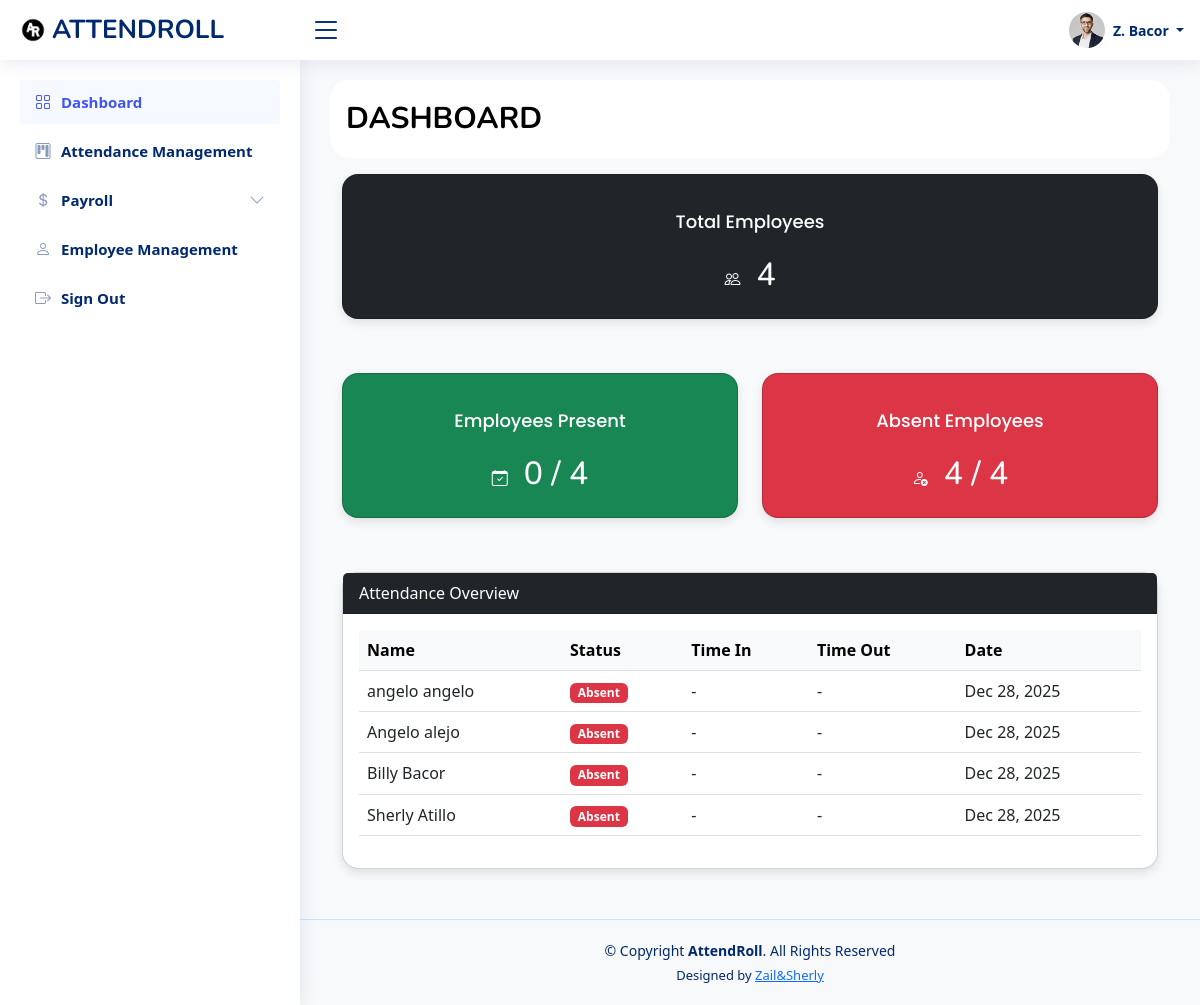
The app's page /front_end/admin/Dashboard_Attendroll.php (signed in) with its own data.
### tables this page shows
CREATE TABLE `users` (
  `userId` int(11) NOT NULL,
  `firstName` varchar(255) NOT NULL,
  `lastName` varchar(255) NOT NULL,
  `email` varchar(255) NOT NULL,
  `password` varchar(255) NOT NULL,
  `phoneNumber` varchar(255) NOT NULL,
  `gender` enum('Male','Female') NOT NULL,
  `birthday` date NOT NULL,
  `verification` int(11) NOT NULL DEFAULT 0,
  `profilePicture` longblob DEFAULT NULL,
  `userRole` enum('admin','user') NOT NULL,
  `createdAt` timestamp NOT NULL DEFAULT current_timestamp()
);

### front_end/admin/Dashboard_Attendroll.php (the view, shortened to what this page needs)
<?php
include("./includes/header.php");
include("./includes/topbar.php");
include("./includes/sidebar.php");
?>
<?php
include("../../dB/config.php");
?>
<!DOCTYPE html>
<html lang="en">
<head>
    <link href="https://cdn.jsdelivr.net/npm/bootstrap@5.3.0/dist/css/bootstrap.min.css" rel="stylesheet">
</head>
<body>
    <nav class="navbar navbar-light p-3 mb-3" id="AP">
        <h1 class="navbar-brand mb-0" id="titleAP">DASHBOARD</h1>
    </nav>
    <div class="container">
        <div class="row g-4">
            <div class="col-md-15">
                <div class="card bg-dark text-white text-center">
                    <div class="card-body">
                        <h5 class="card-title">Total Employees</h5>
                        <div class="card-icon rounded-circle d-flex align-items-center justify-content-center">
                            <i class="bi bi-people"></i>
                            <div class="ps-3">
                            <?php
                            $query = "SELECT COUNT(*) as total FROM users WHERE userRole='user'";
                            $result = mysqli_query($conn, $query);
                            $data = mysqli_fetch_assoc($result);
                            ?>
                            <h2><?php echo $data['total']; ?></h2>
                        </div>
                    </div>
                    </div>
                </div>
            </div>
            <div class="col-md-6">
                <div class="card bg-success text-white text-center">
                    <div class="card-body">
                        <h1 class="card-title">Employees Present</h1>
                        <div class="card-icon rounded-circle d-flex align-items-center justify-content-center">
                            <i class="bi bi-calendar-check"></i>
                            <div class="ps-3">
                            <?php
                            $today = date('Y-m-d');
                            $totalQuery = "SELECT COUNT(*) as total FROM users WHERE userRole='user'";
                            $totalResult = mysqli_query($conn, $totalQuery);
                            $totalData = mysqli_fetch_assoc($totalResult);
                            $totalUsers = $totalData['total'];
                            $presentQuery = "SELECT COUNT(DISTINCT userId) as present_count
                                           FROM attendance
                                           WHERE date = '$today'
                                           AND (status = 'Present' OR status = 'Late')";
                            $presentResult = mysqli_query($conn, $presentQuery);
                            $presentData = mysqli_fetch_assoc($presentResult);
                            $presentUsers = $presentData['present_count'];
                            ?>
                            <h2><?php echo $presentUsers; ?> / <?php echo $totalUsers; ?></h2>
                            </div>
                        </div>
                    </div>
                </div>
            </div>
            <div class="col-md-6">
                <div class="card bg-danger text-white text-center">
                    <div class="card-body">
                        <h1 class="card-title">Absent Employees</h1>
                        <div class="card-icon rounded-circle d-flex align-items-center justify-content-center">
                            <i class="bi bi-person-x"></i>
                            <div class="ps-3">
                            <?php
                            $today = date('Y-m-d');
                            $totalQuery = "SELECT COUNT(*) as total FROM users WHERE userRole='user'";
                            $totalResult = mysqli_query($conn, $totalQuery);
                            $totalData = mysqli_fetch_assoc($totalResult);
                            $totalUsers = $totalData['total'];
                            $presentQuery = "SELECT COUNT(DISTINCT userId) as present_count
                                           FROM attendance
                                           WHERE date = '$today'
                                           AND (status = 'Present' OR status = 'Late')";
                            $presentResult = mysqli_query($conn, $presentQuery);
                            $presentData = mysqli_fetch_assoc($presentResult);
                            $presentUsers = $presentData['present_count'];
                            $absentUsers = $totalUsers - $presentUsers;
                            ?>
                            <h2><?php echo $absentUsers; ?> / <?php echo $totalUsers; ?></h2>
                            </div>
                        </div>
                    </div>
                </div>
            </div>
            <div class="col-12">
                <div class="card">
                    <div class="card-header bg-dark text-white">
                        Attendance Overview
                    </div>
                    <div class="card-body table-responsive">
                        <table class="table table-hover align-middle">
                            <thead class="table-light">
                                <tr>
                                    <th>Name</th>
                                    <th>Status</th>
                                    <th>Time In</th>
                                    <th>Time Out</th>
                                    <th>Date</th>
                                </tr>
                            </thead>
                            <tbody>
                                <?php
                                $today = date('Y-m-d');
                                $query = "SELECT u.userId, u.firstName, u.lastName,
                                        COALESCE(a.status, 'Absent') as status,
                                        a.timeIn, a.timeOut, a.date
                                        FROM users u
                                        LEFT JOIN attendance a ON u.userId = a.userId
                                        AND a.date = '$today'
                                        WHERE u.userRole = 'user'
                                        ORDER BY u.firstName ASC";
                                $result = mysqli_query($conn, $query);
                                while($row = mysqli_fetch_assoc($result)) {
                                    $statusBadgeClass = '';
                                    switch($row['status']) {
                                        case 'Absent':
                                            $statusBadgeClass = 'bg-danger';
                                            break;
                                    }
                                ?>
                                <tr>
                                    <td><?php echo htmlspecialchars($row['firstName'] . ' ' . $row['lastName']); ?></td>
                                    <td><span class="badge <?php echo $statusBadgeClass; ?>"><?php echo $row['status']; ?></span></td>
                                    <td><?php echo $row['timeIn'] ? date('h:i A', strtotime($row['timeIn'])) : '-'; ?></td>
                                    <td><?php echo $row['timeOut'] ? date('h:i A', strtotime($row['timeOut'])) : '-'; ?></td>
                                    <td><?php echo $row['date'] ? date('M d, Y', strtotime($row['date'])) : date('M d, Y'); ?></td>
                                </tr>
                                <?php } ?>
                            </tbody>
                        </table>
                    </div>
                </div>
            </div>
        </div>
    </div>
</body>
</html>
<?php
include("./includes/footer.php");
?>

### assets/css/style.css (style rules this page uses)
:root { scroll-behavior: smooth; }
body { font-family: "Open Sans", sans-serif; background: #f6f9ff; color: #444444; }
h1, h2, h3, h4, h5, h6 { font-family: "Nunito", sans-serif; }
.card { margin-bottom: 30px; border: none; border-radius: 5px; box-shadow: 0px 0 30px rgba(1, 41, 112, 0.1); }
.card-header, .card-footer { border-color: #ebeef4; background-color: #fff; color: #798eb3; padding: 15px; }
.card-title { padding: 20px 0 15px 0; font-size: 18px; font-weight: 500; color: #012970; font-family: "Poppins", sans-serif; }
.card-body { padding: 0 20px 20px 20px; }

### front_end/admin/Dashboard_Attendroll.php (style rules this page uses)
body { background-color: #f8f9fa; }
#AP { background-color: white; border-radius: 20px; }
#titleAP { color: black; font-size: 30px; font-weight: bold; }
.card { border-radius: 1rem; box-shadow: 0 4px 10px rgba(0,0,0,0.1); }

### records on screen
users: firstName+lastName "angelo angelo", status "Absent"
users: firstName+lastName "Angelo alejo", status "Absent"
users: firstName+lastName "Billy Bacor", status "Absent"
users: firstName+lastName "Sherly Atillo", status "Absent"

### other values on screen
substr($firstName, 0, 1) "Z"
$lastName "Bacor"
$data['total'] "4"
$presentUsers "0"
$totalUsers "4"
$absentUsers "4"
